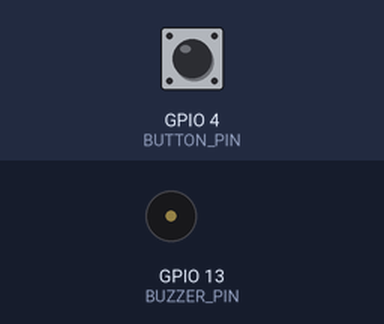
Simulated run of this sketch. Board: ESP32. Parts: buzzer (waves = sounding). The test bench sets the inputs (shaded band); at power-on: GPIO 4 (BUTTON_PIN) HIGH. What the sketch prints to the serial monitor is not drawn.

Above: at 4.3 s.
4.4 s: GPIO 4 (BUTTON_PIN) pulsed LOW 5 times (0.12 s each, 0.3 s apart)
At 7.3 s:
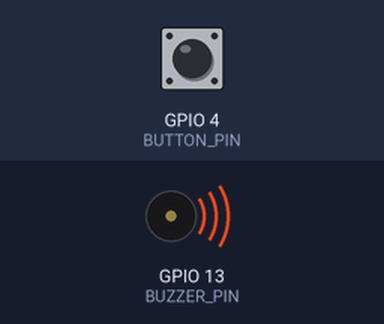
7.6 s: GPIO 4 (BUTTON_PIN) pulled LOW for 1 s
11.6 s: GPIO 4 (BUTTON_PIN) pulled LOW for 3.2 s
Timing chart, 0 to 17.3 s (numbered marks = the images above; inputs shaded):
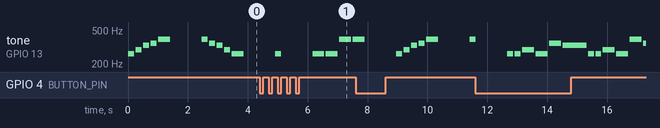

The sketch:

pushAndPlay.ino
```cpp
#define BUZZER_PIN  13
#define BUTTON_PIN  4    // Changed to GPIO 4 for consistent connectivity

// Musical note frequencies (Hz)
#define C4  262
#define D4  294
#define E4  330
#define F4  349
#define G4  392
#define A4  440
#define B4  494
#define C5  523

// Simple melodies (frequency in Hz, duration in ms)
int melody1[][2] = {
    {C4, 200}, {D4, 200}, {E4, 200}, {F4, 200}, {G4, 400}  // C major scale up
};

int melody2[][2] = {
    {G4, 200}, {F4, 200}, {E4, 200}, {D4, 200}, {C4, 400}  // C major scale down
};

// Happy Birthday melody
int happyBirthday[][2] = {
    {C4, 200}, {C4, 200}, {D4, 400}, {C4, 400}, {F4, 400}, {E4, 800},
    {C4, 200}, {C4, 200}, {D4, 400}, {C4, 400}, {G4, 400}, {F4, 800},
    {C4, 200}, {C4, 200}, {C5, 400}, {A4, 400}, {F4, 400}, {E4, 400}, {D4, 800},
    {B4, 200}, {B4, 200}, {A4, 400}, {F4, 400}, {G4, 400}, {F4, 800}
};

// Twinkle Twinkle Little Star melody
int twinkleTwinkle[][2] = {
    {C4, 400}, {C4, 400}, {G4, 400}, {G4, 400}, {A4, 400}, {A4, 400}, {G4, 800},
    {F4, 400}, {F4, 400}, {E4, 400}, {E4, 400}, {D4, 400}, {D4, 400}, {C4, 800},
    {G4, 400}, {G4, 400}, {F4, 400}, {F4, 400}, {E4, 400}, {E4, 400}, {D4, 800},
    {G4, 400}, {G4, 400}, {F4, 400}, {F4, 400}, {E4, 400}, {E4, 400}, {D4, 800},
    {C4, 400}, {C4, 400}, {G4, 400}, {G4, 400}, {A4, 400}, {A4, 400}, {G4, 800},
    {F4, 400}, {F4, 400}, {E4, 400}, {E4, 400}, {D4, 400}, {D4, 400}, {C4, 800}
};

int* melodies[] = {(int*)melody1, (int*)melody2, (int*)happyBirthday, (int*)twinkleTwinkle};
int melodyLengths[] = {5, 5, 24, 48};
String melodyNames[] = {"Scale Up", "Scale Down", "Happy Birthday", "Twinkle Twinkle"};
int currentMelody = 0;
bool skipRequested = false;

void IRAM_ATTR handleButton() {
    skipRequested = true;
}

void setup() {
    pinMode(BUZZER_PIN, OUTPUT);
    pinMode(BUTTON_PIN, INPUT_PULLUP);  // Use internal pull-up resistor
    attachInterrupt(digitalPinToInterrupt(BUTTON_PIN), handleButton, FALLING);

    Serial.begin(115200);
    Serial.println("🎵 Push and Play Music Box Ready!");
    Serial.println("Press button to skip to next melody");
    Serial.println("Available melodies:");
    for (int i = 0; i < 4; i++) {
        Serial.print(i + 1);
        Serial.print(". ");
        Serial.println(melodyNames[i]);
    }
    Serial.println();
}

void playMelody(int melody[][2], int length) {
    for (int i = 0; i < length; i++) {
        if (skipRequested) break;
        tone(BUZZER_PIN, melody[i][0], melody[i][1]);
        delay(melody[i][1] + 50);
        noTone(BUZZER_PIN);
    }
}

void loop() {
    skipRequested = false;

    Serial.print("🎼 Now playing: ");
    Serial.println(melodyNames[currentMelody]);

    playMelody((int(*)[2])melodies[currentMelody], melodyLengths[currentMelody]);

    if (skipRequested) {
        Serial.println("⏭️  Skipped by button press!");
    } else {
        Serial.println("✅ Melody completed!");
    }

    currentMelody = (currentMelody + 1) % (sizeof(melodies) / sizeof(melodies[0]));
    delay(1000); // Pause before next melody
}
```

Measured:
- by itself, tone on GPIO 13 (BUZZER_PIN): plays 262 Hz for 0.20 s, 262 Hz for 0.20 s, 294 Hz for 0.40 s, 262 Hz for 0.40 s, 349 Hz for 0.40 s, 330 Hz for 0.80 s … (12 notes in this stretch)
